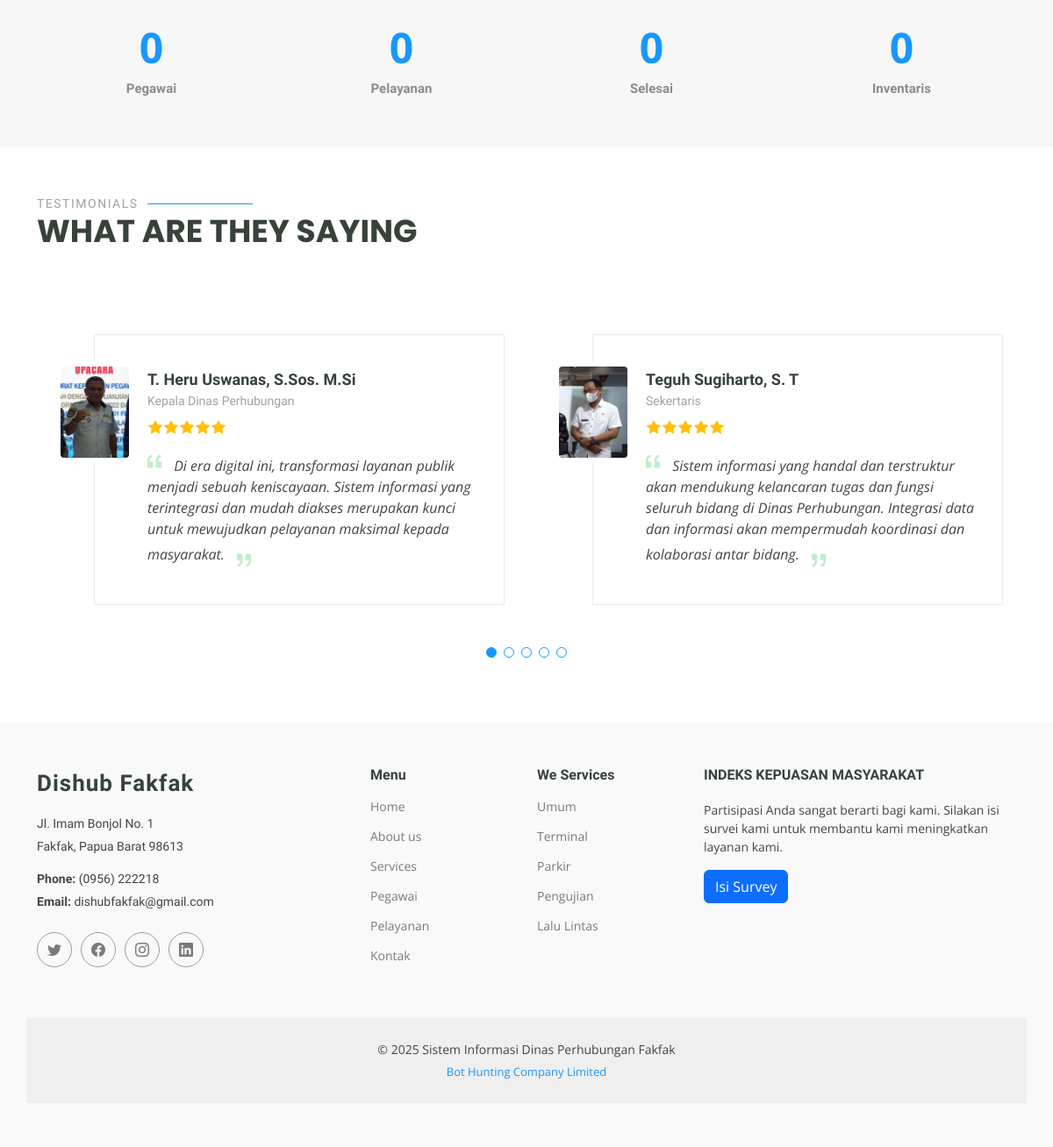
The page /about.php (lower part) on the database as committed earlier.
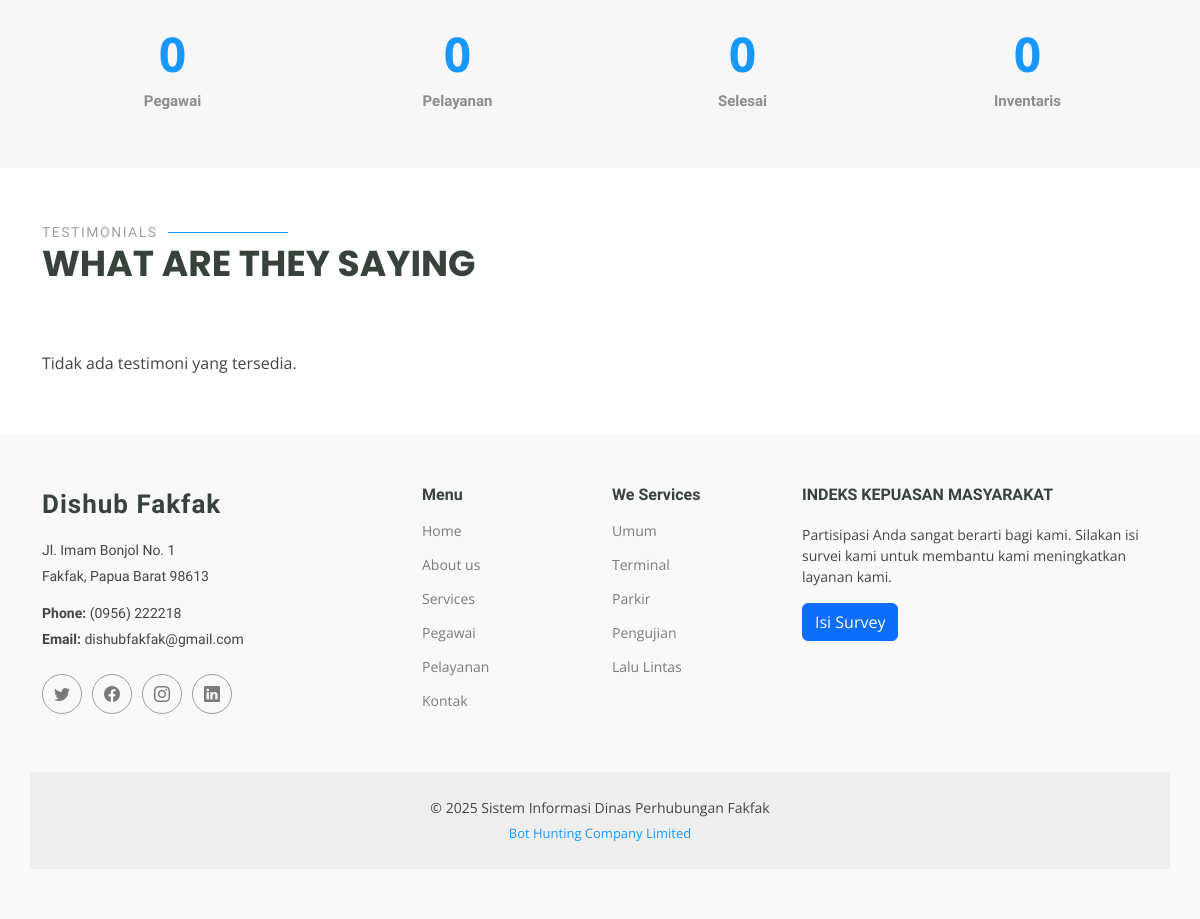
The same page on the database as committed later.
### tables this page shows
CREATE TABLE `testimoni_sistem` (
  `id` int NOT NULL,
  `nama` varchar(255) NOT NULL,
  `jabatan` varchar(255) NOT NULL,
  `keterangan` text NOT NULL,
  `foto` varchar(255) DEFAULT NULL
);

### about.php (the view, shortened to what the changed rows need)
<?php
include_once 'config.php';
$query = "SELECT COUNT(*) AS total_pegawai FROM pegawai";
$result = mysqli_query($koneksi, $query);
?>
<?php include("header.php"); ?>
<main class="main">
    <section id="testimonials" class="testimonials section">
        <div class="container section-title" data-aos="fade-up">
            <h2>Testimonials</h2>
        </div>
        <div class="container" data-aos="fade-up" data-aos-delay="100">
            <div class="swiper">
                <div class="swiper-wrapper">
                    <?php
                    include_once 'config.php';
                    $sql = "SELECT * FROM testimoni_sistem";
                    $result = $koneksi->query($sql);
                    if ($result->num_rows > 0) {
                        while ($row = $result->fetch_assoc()) {
                            echo '<div class="swiper-slide">';
                            echo '    <div class="testimonial-wrap">';
                            echo '        <div class="testimonial-item">';
                            echo '            <img src="assets/img/testimonials/' . $row['foto'] . '" class="testimonial-img" alt="' . $row['nama'] . '">';
                            echo '            <h3>' . $row['nama'] . '</h3>';
                            echo '            <h4>' . $row['jabatan'] . '</h4>';
                            echo '            <div class="stars">';
                            echo '                <i class="bi bi-star-fill"></i><i class="bi bi-star-fill"></i><i class="bi bi-star-fill"></i><i class="bi bi-star-fill"></i><i class="bi bi-star-fill"></i>';
                            echo '            </div>';
                            echo '            <p>';
                            echo '                <i class="bi bi-quote quote-icon-left"></i>';
                            echo '                <span>' . $row['keterangan'] . '</span>';
                            echo '                <i class="bi bi-quote quote-icon-right"></i>';
                            echo '            </p>';
                            echo '        </div>';
                            echo '    </div>';
                            echo '</div>';
                        }
                    } else {
                        echo "Tidak ada testimoni yang tersedia.";
                    }
                    ?>
                </div>
                <div class="swiper-pagination"></div>
            </div>
        </div>
    </section>
</main>
<?php include("footer.php"); ?>

Rows that differ between the two databases and show on the page:
removed testimoni_sistem: foto+nama (picture), nama "T. Heru Uswanas, S.Sos. M.Si", jabatan "Kepala Dinas Perhubungan", keterangan "Di era digital ini, transformasi layanan publik menjadi sebuah keniscayaan. Sistem informasi yang terintegrasi dan mudah diakses merupakan kunci untuk mewujudkan pelayanan maksimal kepada masyarakat."
removed testimoni_sistem: foto+nama (picture), nama "Teguh Sugiharto, S. T", jabatan "Sekertaris", keterangan "Sistem informasi yang handal dan terstruktur akan mendukung kelancaran tugas dan fungsi seluruh bidang di Dinas Perhubungan. Integrasi data dan informasi akan mempermudah koordinasi dan kolaborasi antar bidang."
Other text that changed with them:
text now shown: "Tidak ada testimoni yang tersedia."
